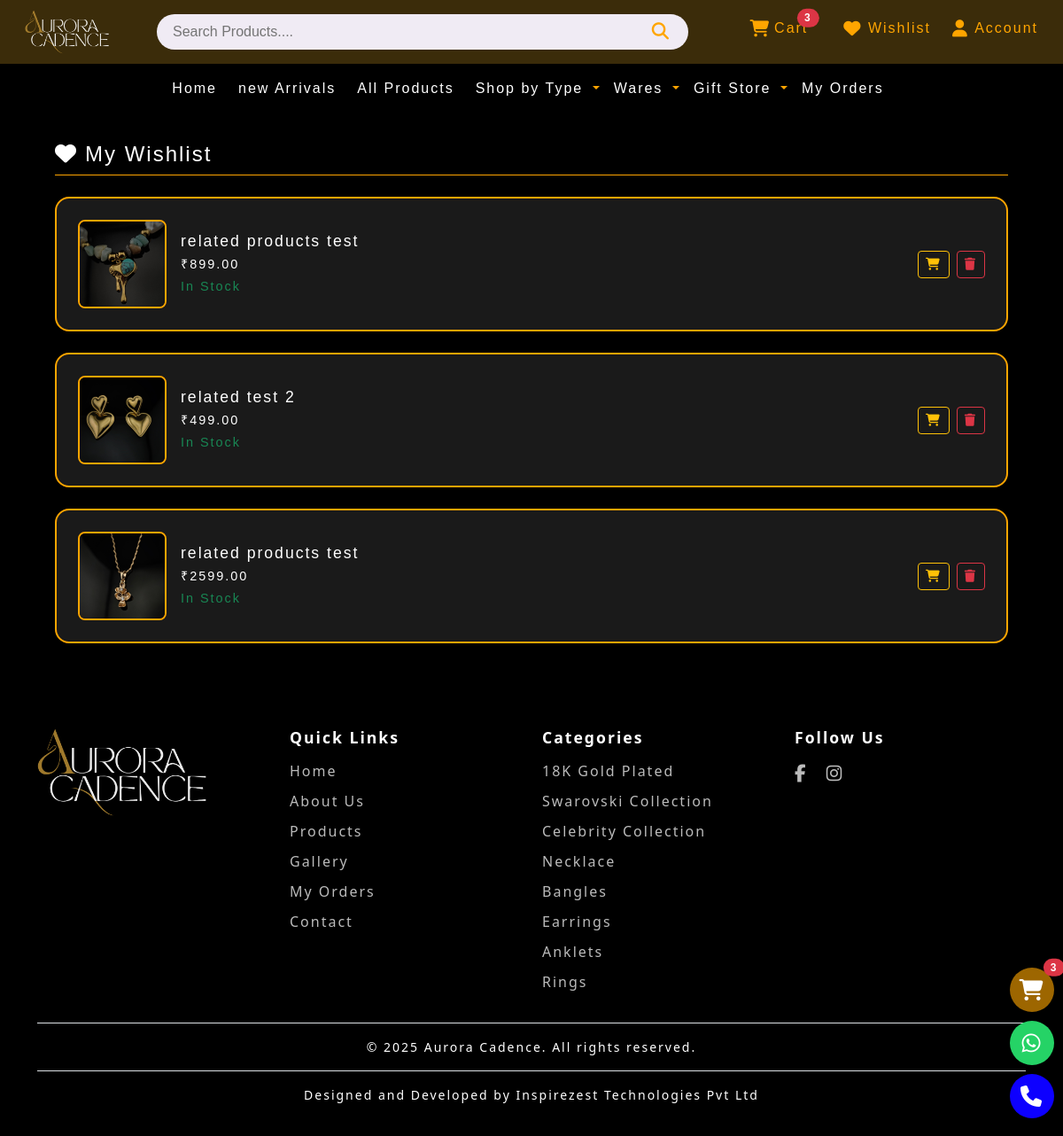
Screenshot of /wishlist/ (signed in) with the database file from the repository.
### app/models.py (models this page shows, shortened)
class Wishlist(models.Model):
    user = models.ForeignKey(User, on_delete=models.CASCADE, related_name='wishlist_items')
    product = models.ForeignKey(Product, on_delete=models.CASCADE, related_name='wishlisted_by')
    added_at = models.DateTimeField(auto_now_add=True)
    class Meta:
        unique_together = ('user', 'product')
        ordering = ['-added_at']

class Product(models.Model):
    type_obj = models.ForeignKey(Type, on_delete=models.CASCADE, related_name='type_obj')
    category_obj = models.ForeignKey(Category, on_delete=models.CASCADE, related_name='category_obj')
    Color_obj = models.ManyToManyField(Color, related_name='color_obj')
    wear_select=[
        ('Daily', 'Daily'),
        ('Party', 'Party')
    ]
    wear = models.CharField(max_length=10, choices=wear_select, default='Daily')
    gift_obj=models.ManyToManyField(Gift, related_name='gift_to_obj')
    name = models.CharField(max_length=200)
    description = models.TextField()
    price = models.DecimalField(max_digits=10, decimal_places=2)
    discount_price = models.DecimalField(max_digits=10, decimal_places=2)
    image = models.ImageField(upload_to='products/')
    image2 = models.ImageField(upload_to='products/', blank=True, null=True)
    image3 = models.ImageField(upload_to='products/', blank=True, null=True)
    image4 = models.ImageField(upload_to='products/', blank=True, null=True)
    image5 = models.ImageField(upload_to='products/', blank=True, null=True)
    stock = models.PositiveIntegerField()
    is_available = models.BooleanField(default=True)
    created_at = models.DateTimeField(auto_now_add=True)
    updated_at = models.DateTimeField(auto_now=True)

### app/views.py (the view)
# urls.py: path('wishlist/', views.wishlist_view, name='wishlist'),
@login_required
def wishlist_view(request):
    wishlist_items = Wishlist.objects.filter(user=request.user).select_related('product')
    return render(request, 'main_page/wishlist.html', {'wishlist_items': wishlist_items})

### app/context_processors.py (called while the page is built)
def cart_items_processor(request):
    if request.user.is_authenticated and hasattr(request.user, 'cart'):
        items = request.user.cart.items.select_related('product')
        total_quantity = items.count()
        return {
            'cart_items': items,
            'cart_total_quantity': total_quantity,
        }
    return {
        'cart_items': [],
        'cart_total_quantity': 0,
    }

### app/templates/main_page/wishlist.html (shortened to what this page needs)
{% extends 'base.html' %}
{% load static %}
{% block content %}
<div class="container wishlist-container">
    <h4 class="wishlist-title">
        <i class="fas fa-heart me-2"></i>My Wishlist
    </h4>
    {% if wishlist_items %}
        {% for item in wishlist_items %}
        <div class="wishlist-card d-flex align-items-center justify-content-between flex-wrap">
            <div class="d-flex align-items-center gap-3">
                <img src="{{ item.product.image.url }}" alt="{{ item.product.name }}">
                <div class="product-info">
                    <h6>{{ item.product.name }}</h6>
                    <p class="text-white mb-1">₹{{ item.product.discount_price }}</p>
                    {% if item.product.stock > 0 %}
                        <p class="text-success mb-0">In Stock</p>
                    {% else %}
                        <p class="text-danger mb-0">Out of Stock</p>
                    {% endif %}
                </div>
            </div>
            <div class="action-btns d-flex gap-2 mt-3 mt-md-0">
                {% if item.product.stock > 0 %}
                    <a href="{% url 'add_to_cart' item.product.id %}" class="btn btn-sm btn-outline-warning">
                        <i class="fas fa-shopping-cart "></i>
                    </a>
                {% else %}
                    <button class="btn btn-sm btn-secondary" disabled>
                        <i class="fas fa-shopping-cart me-1"></i>
                    </button>
                {% endif %}
                <a href="{% url 'delete_from_wishlist' item.product.id %}" class="btn btn-sm btn-outline-danger">
                    <i class="fas fa-trash "></i>
                </a>
            </div>
        </div>
        {% endfor %}
    {% else %}
        <p class="text-white">Your wishlist is empty.</p>
    {% endif %}
</div>
{% endblock %}

### static/css/base.css (style rules this page uses)
html { scroll-behavior: smooth; }
body { letter-spacing: 2px; font-family: Arial, Helvetica, sans-serif; }

### app/templates/main_page/wishlist.html (style rules this page uses)
body { background-color: #000; color: white; }
.wishlist-container { padding: 2rem; }
.wishlist-card { background-color: #1a1a1a; border: 2px solid orange; border-radius: 1rem; padding: 1.5rem; margin-bottom: 1.5rem; transition: transform 0.3s ease-in-out; }
.wishlist-card img { width: 100px; height: 100px; object-fit: cover; border-radius: 0.5rem; border: 2px solid orange; }
.product-info h6 { margin-bottom: 0.3rem; font-size: 1.1rem; }
.product-info p { font-size: 0.9rem; margin-bottom: 0.3rem; }
.wishlist-title { border-bottom: 1px solid orange; padding-bottom: 0.5rem; margin-bottom: 1.5rem; }

### rows the page displays
Wishlist: product.image (picture), product.name "related products test", product.discount_price "899.00", shows "In Stock"
Wishlist: product.image (picture), product.name "related test 2", product.discount_price "499.00", shows "In Stock"
Wishlist: product.image (picture), product.name "related products test", product.discount_price "2599.00", shows "In Stock"

### other values shown
{{ cart_total_quantity }} "3"
